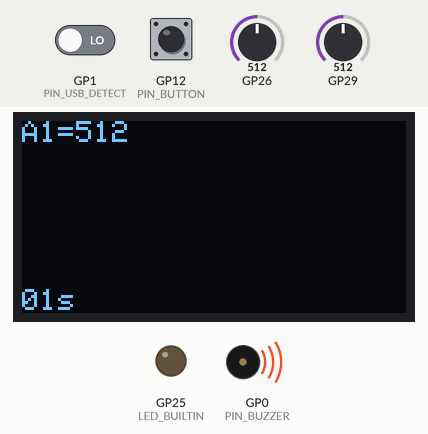
A sketch run on a simulated Raspberry Pi Pico. On the bench: 128×64 one-colour display, output pins drawn as LEDs (lit = HIGH), buzzer (waves = sounding). Dashed ring = blinking. Inputs (shaded band) come from the test bench; at power-on: GP26 = 512, GP29 = 512, GP1 (PIN_USB_DETECT) LOW, GP12 (PIN_BUTTON) HIGH.

Above: at 1.2 s.
1.3 s: GP26 set to 472
At 2.4 s:
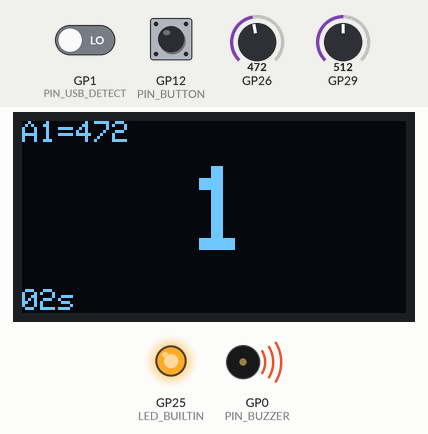
4.3 s: GP29 set to 749
6.3 s: GP29 set to 782
At 8.61 s:
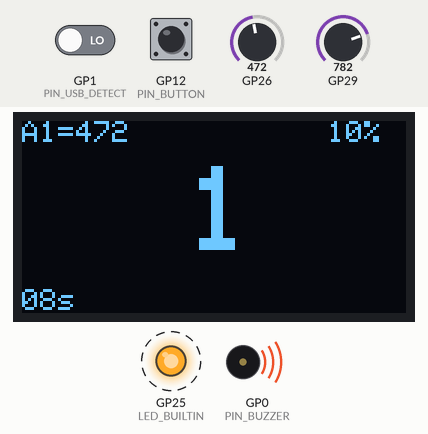
8.7 s: GP1 (PIN_USB_DETECT) driven HIGH
At 10.46 s:
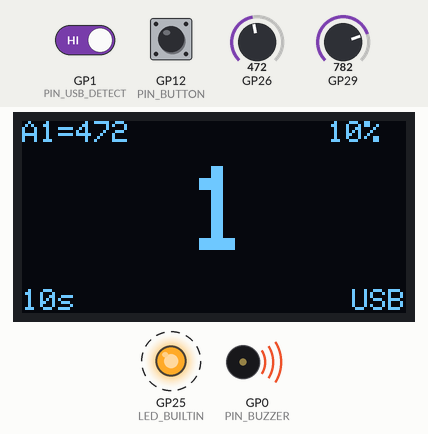
11.2 s: GP29 set to 716
At 12.31 s:
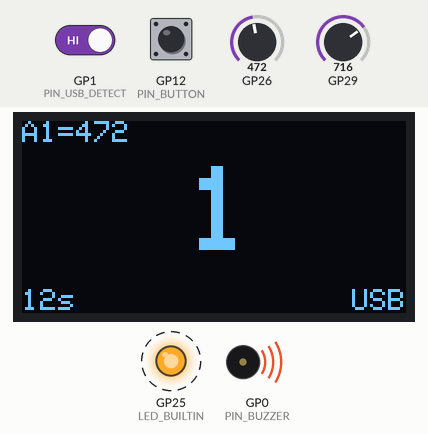
13.6 s: GP12 (PIN_BUTTON) pulled LOW for 1 s
At 14.8 s:
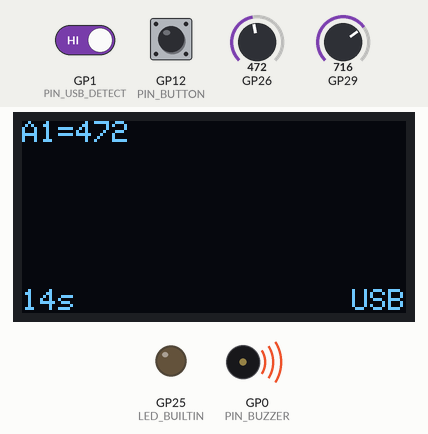
Timing chart, 0 to 16.6 s (numbered marks = the images above; inputs shaded):
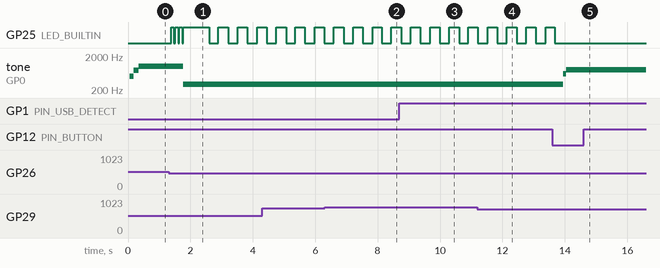

The sketch:

main_v2.ino
```cpp
#define SETUP_MESSAGE "BLINKOMETER_V2@RP2040 (Valkor 2026-1-28)"

//TODO why batt percent only even numbers

#define PIN_USB_DETECT 1

#define PIN_BUTTON 12
#include "button.hpp"
Button button(PIN_BUTTON, 333);//ms for flicker counter reset

#define PIN_OLED_SDA 8
#define PIN_OLED_SCL 9
#include "oled.hpp"
Display oled(PIN_OLED_SDA, PIN_OLED_SCL);

#include "nitsmeter.hpp"
NitsMeter sensor1(26); //TODO use other sensor?

#include "buzzer.hpp"
#define PIN_BUZZER 0
Buzzer buzzer(PIN_BUZZER);

#include "voltmeter.hpp"
Voltmeter voltmeter(29);

static uint32_t flicker_count = 0;
static uint32_t last_stopwatch_ms = 0;
static uint32_t stopwatch_seconds = 0;
//static uint32_t last_save_ms = 0;
//static constexpr uint32_t autosave_interval_ms = 600000; // 10 min


//#include <EEPROM.h>

// struct saved_data_t {
//     uint32_t flicker_count;
//     uint16_t hours;
//     uint8_t minutes;
//     uint32_t crc;
// };
// static saved_data_t saved_data;

// uint32_t crc32(const uint8_t *data, size_t len) {
//     uint32_t crc = 0xFFFFFFFF;
//     while (len--) {
//         crc ^= *data++;
//         for (uint8_t i = 0; i < 8; i++)
//             crc = (crc >> 1) ^ (0xEDB88320 & (-(crc & 1)));
//     }
//     return ~crc;
// }

void setup() {
    Serial.begin(9600);
    //EEPROM.begin(sizeof(saved_data_t));

    //EEPROM.get(0, saved_data);
    // uint32_t calc_crc = crc32(
    //     (uint8_t *)&saved_data,
    //     sizeof(saved_data_t) - sizeof(uint32_t)
    // );

    // if (calc_crc == saved_data.crc) {
    //     flicker_count = saved_data.flicker_count;
    //     stopwatch_seconds =
    //         (uint32_t)saved_data.hours * 3600 +
    //         (uint32_t)saved_data.minutes * 60;
    // }else{
    //     //crc fail, loaded data is corrupt
    // }

    oled.begin();
    buzzer.effect_turnon();
    pinMode(PIN_USB_DETECT, INPUT_PULLDOWN);

    if (flicker_count){//if loaded in value is >0, tell the oled
        oled.set_flicker(flicker_count);
    }
}


void flicker(uint16_t a = 1){
	if (a == 1){ //if no input, just increment
		flicker_count++;
	}else if (a == 0){//if input is 0, reset
		flicker_count = 0;
	}
	oled.set_flicker(flicker_count);
    //save_data();
}//flicker

// void save_data() {
//     uint16_t hours = stopwatch_seconds / 3600;
//     uint8_t minutes = (stopwatch_seconds / 60) % 60;

//     saved_data.flicker_count = flicker_count;
//     saved_data.hours = hours;
//     saved_data.minutes = minutes;
//     saved_data.crc = crc32(
//         (uint8_t *)&saved_data,
//         sizeof(saved_data_t) - sizeof(uint32_t)
//     );

//     EEPROM.put(0, saved_data);
//     EEPROM.commit();
//     last_save_ms = millis();
//     Serial.println("save");
// }


void loop() {
    bool USB_connected = digitalRead(PIN_USB_DETECT);
    // if (voltmeter.get_status() == BATTERY_LOW and not USB_connected) {
    //    shutdown();
    // }
    voltmeter.operate();
    if (button.operate() == BUTTON_HOLD){
        if (flicker_count == 0){
            stopwatch_seconds = 0;
            last_stopwatch_ms = millis(); // reset timer reference
            buzzer.effect_reset2();
            //save_data();
        }else{
            flicker(0);
            buzzer.effect_reset();
        }


    }//button held
    buzzer.operate(flicker_count > 0);
    sensor1.operate();
    uint16_t adc = sensor1.get_adc();
    oled.set_adc_channel(1);
    if (sensor1.get_flicker() > 0){
        flicker();
        buzzer.effect_flicker();
    }//flicker detected

    uint32_t now = millis();
    if (now - last_stopwatch_ms >= 1000) {
        last_stopwatch_ms += 1000;  // advance exactly 1 second per tick
        stopwatch_seconds++;
    }
    uint8_t seconds = stopwatch_seconds % 60;
    uint8_t minutes = (stopwatch_seconds / 60) % 60;
    uint16_t hours = stopwatch_seconds / 3600;

    oled.set_adc_value(adc);
    oled.set_battery(voltmeter.get_string(PERCENTAGE));
    oled.set_seconds(seconds);
    oled.set_minutes(minutes);
    oled.set_hours(hours);
    oled.set_USB(USB_connected);

    oled.update();

    // if (now - last_save_ms > autosave_interval_ms) {
    //     save_data();
    // }


}//loop

// void shutdown(){
//     oled.battery_died();
//     digitalWrite(LED_BUILTIN, LOW);
//     noTone(PIN_BUZZER);

//     save_data();

//     while (true) {
//         __wfi();
//     }
// }
```

button.hpp
```cpp
// valkor 2026-1-24
//only registers clicks and holds (holds do not require button release)
#pragma once
#include <Pushbutton.h>

enum BUTTON_STATE : uint8_t {
	BUTTON_IDLE,
	BUTTON_HOLD,
	BUTTON_CLICK
};

class Button {
private:
	Pushbutton button;
	unsigned long press_start_ms = 0;
	unsigned long hold_time_ms;
	bool hold_fired = false;

public:
	// hold_time_ms = threshold in milliseconds
	Button(uint8_t pin, unsigned long hold_time_ms)
		: button(pin), hold_time_ms(hold_time_ms) {}

BUTTON_STATE operate() {
	unsigned long now = millis();

	// button pressed
	if (button.isPressed()) {
		if (press_start_ms == 0) {
			press_start_ms = now;
			hold_fired = false;
		}

		if (!hold_fired && (now - press_start_ms >= hold_time_ms)) {
			hold_fired = true;
			return BUTTON_HOLD;
		}

		return BUTTON_IDLE;
	}

	// button not pressed -> reset press tracking
	if (press_start_ms != 0) {
		unsigned long held_ms = now - press_start_ms;
		press_start_ms = 0;

		if (!hold_fired && held_ms < hold_time_ms) {
			return BUTTON_CLICK;
		}
	}

	return BUTTON_IDLE;
}

};//Button
```

buzzer.hpp
```cpp
#include <Arduino.h>

class Buzzer {
public:
	explicit Buzzer(uint8_t buzzer_pin)
		: buzzer_pin(buzzer_pin)
	{
		pinMode(buzzer_pin, OUTPUT);
		pinMode(LED_BUILTIN, OUTPUT);
		buzzer_off();
	}

	// effect triggers
	void effect_reset()   { start_sequence(seq_reset); }
	void effect_reset2()   { start_sequence(seq_reset2); }
	void effect_flicker() { start_sequence(seq_flicker); }
	void effect_turnoff() { start_sequence(seq_turnoff); }
	void effect_turnon()  { start_sequence(seq_turnon); }
	void effect_beep()  { start_sequence(seq_beep); }

	void operate(bool idle_blink = false) {
		if (active) {
			run_effect();
			return;
		}

		if (idle_blink) {
			run_idle_blink();
		} else {
			digitalWrite(LED_BUILTIN, LOW);
		}
	}

private:
	struct step {
		bool led_enable;
		bool sound_enable;
		uint16_t duration_ms;
		uint16_t frequency_hz;
	};

	// effect data (top-level)
	static constexpr step seq_reset[] = {
		{ false, true,  80, 600 },
		{ false, true,  160, 800 },
	};
	static constexpr step seq_reset2[] = {
		{ false, true,  80, 640 },
		{ false, true,  160, 800 },
	};

	static constexpr step seq_flicker[] = {
		{ true,  true,  80, 1000 },
		{ false, false, 40,  0    },
		{ true,  true,  80, 1000 },
		{ false, false, 40,  0    },
		{ true,  true,  80, 1000 },
		{ false, false, 40,  0    },
		{ true,  true,  500, 300  },
	};

	static constexpr step seq_turnoff[] = {
		{ true, true, 700,  350 },
		{ true, true, 800,  150 },
		{ true, true, 1000, 50  },
	};

	static constexpr step seq_turnon[] = {
		{ false, true, 100, 500 },
		{ false, true, 150, 750 },
		{ false, true, 200, 1000 },
	};

	static constexpr step seq_beep[] = {
		{ false, true, 100, 850 },
	};


	uint8_t buzzer_pin;
	const step* current = nullptr;
	size_t step_count = 0;
	size_t step_index = 0;
	bool active = false;
	unsigned long step_start_ms = 0;

	bool idle_led_state = false;
	unsigned long idle_led_ms = 0;
	static constexpr uint16_t idle_blink_period_ms = 300;


	template <size_t N>
	void start_sequence(const step (&seq)[N]) {
		current = seq;
		step_count = N;
		step_index = 0;
		active = true;
		step_start_ms = millis();
		apply_step();
	}

	void run_effect() {
		unsigned long now = millis();
		if (now - step_start_ms < current[step_index].duration_ms) return;

		step_index++;
		if (step_index >= step_count) {
			buzzer_off();
			active = false;
			return;
		}

		step_start_ms = now;
		apply_step();
	}

	void apply_step() {
		if (current[step_index].sound_enable) {
			tone(buzzer_pin, current[step_index].frequency_hz);
		} else {
			noTone(buzzer_pin);
		}

		digitalWrite(
			LED_BUILTIN,
			current[step_index].led_enable ? HIGH : LOW
		);
	}

	void run_idle_blink() {
		unsigned long now = millis();
		if (now - idle_led_ms >= idle_blink_period_ms) {
			idle_led_ms = now;
			idle_led_state = !idle_led_state;
			digitalWrite(LED_BUILTIN, idle_led_state ? HIGH : LOW);
		}
	}

	void buzzer_off() {
		noTone(buzzer_pin);
		digitalWrite(LED_BUILTIN, LOW);
	}
};
```

nitsmeter.hpp
```cpp
class NitsMeter {
public:
	explicit NitsMeter(uint8_t pin)
		: pin(pin),
		last_flicker_time(0)
	{
		for (size_t i = 0; i < HISTORY_SIZE; i++) {
			adc_history[i] = 0;
		}
		last_read_time = 0;
		adc_sum = 0;
		flicker_start_ms = 0;
		flicker_end_ms = 0;
	}

    void operate(){
        unsigned long now = millis();
        if (now - last_read_time >= 1) { // read once per ms
            read_adc();
            check_flicker();
            last_read_time = now;
        }
    }

    uint16_t get_adc(){
        return adc_sum / HISTORY_SIZE;
    }

	uint16_t get_nits() {
		return map_lookup(get_adc());
	}

	unsigned long get_flicker() {
		if (flicker_start_ms > 0 && flicker_end_ms > 0) {
			unsigned long duration = flicker_end_ms - flicker_start_ms;
			flicker_start_ms = 0; // clear after reporting
            flicker_end_ms = 0; // clear after reporting
			return duration;
		}
		return 0;
	}

private:

  void read_adc() {
			adc_sum -= adc_history[history_index];
			adc_history[history_index] = analogRead(pin);
			adc_sum += adc_history[history_index];

			history_index = (history_index + 1) % HISTORY_SIZE;
	}

	void check_flicker() {
    uint16_t avg = adc_sum / HISTORY_SIZE;
    uint16_t current = adc_history[(history_index + HISTORY_SIZE - 1) % HISTORY_SIZE];

    unsigned long now = millis();

    // ignore detection if last flicker too recent
    if (now - last_flicker_time < 250) return;

    if (avg > current && (avg - current) > MAGNITUDE_THRESHOLD) {
        if (flicker_start_ms == 0) {
            flicker_start_ms = now;
        }
    } else {
        if (flicker_start_ms != 0 && flicker_end_ms == 0) {
            flicker_end_ms = now;
            last_flicker_time = flicker_end_ms; // mark end for rate limiting
        }
    }
	}


  uint16_t map_lookup(uint16_t in_val) const {
		if (in_val <= map_table[0].in_val) {
			return map_table[0].out_val;
		}
		if (in_val >= map_table[map_table_size - 1].in_val) {
			return map_table[map_table_size - 1].out_val;
		}
		for (size_t i = 0; i < map_table_size - 1; i++) {
			const auto &p1 = map_table[i];
			const auto &p2 = map_table[i + 1];
			if (in_val >= p1.in_val && in_val <= p2.in_val) {
				float ratio = float(in_val - p1.in_val) / float(p2.in_val - p1.in_val);
				return p1.out_val + ratio * (p2.out_val - p1.out_val);
			}
		}
		return 0;
	}

private:
	struct map_point_t {
		uint16_t in_val;
		uint16_t out_val;
	};

	static constexpr map_point_t map_table[] = {
		{20, 0},
		{136, 32},
		{152, 37},
		{174, 47},
		{191, 53},
		{211, 62},
		{262, 85},
		{289, 100},
		{319, 120},
		{354, 144},
		{401, 181},
		{433, 218},
		{453, 234},
		{493, 284},
		{562, 388},
		{623, 517},
		{682, 701},
		{1023, 1500}
	};

	static constexpr size_t map_table_size = sizeof(map_table) / sizeof(map_table[0]);
	static constexpr size_t HISTORY_SIZE = 50;
	static constexpr uint16_t MAGNITUDE_THRESHOLD = 20;

	unsigned long last_flicker_time;

	uint8_t pin;
	uint16_t adc_history[HISTORY_SIZE];
	size_t history_index = 0;
	uint32_t adc_sum;
	unsigned long last_read_time;

	unsigned long flicker_start_ms;
	unsigned long flicker_end_ms;
};
```

oled.hpp
```cpp
#include <Arduino.h>
#include <Wire.h>
#include <Adafruit_SSD1306.h>
#include "pico/multicore.h"
#include "pico/time.h"

class Display {
public:
	Display(uint8_t sda_pin, uint8_t scl_pin)
	  : oled(128, 64, &Wire, -1),
	    sda_pin(sda_pin),
	    scl_pin(scl_pin),
			adc_value(0),
	   	adc_channel(1),
    	flicker_count(0),
			seconds(0),
			minutes(0),
			hours(0),
    	last_frame_ms(0),
	    frame_ready(false)
	{}

	bool begin(uint8_t i2c_addr = 0x3C) {
		Wire.setSDA(sda_pin);
		Wire.setSCL(scl_pin);
		Wire.begin();

		Wire.beginTransmission(i2c_addr);
		if (Wire.endTransmission() != 0) {
			Serial.println("oled not detected");
			return false;
		}

		oled.begin(SSD1306_SWITCHCAPVCC, i2c_addr);
		oled.clearDisplay();
		oled.setTextSize(1);
		oled.setTextColor(SSD1306_WHITE);
		oled.setCursor(0, 0);
		oled.display();

		instance = this;
		multicore_launch_core1(core1_task);

		return true;
	}

	// call from core0 loop()
	void update() {
		if (frame_ready) {
			frame_ready = false;
			oled.display(); // i2c happens only here
		}
	}

	// setters callable from core0
	void set_adc_value(uint16_t value) { adc_value = value; }
	void set_adc_channel(uint16_t channel) { adc_channel = channel; }
	void set_flicker(uint16_t count) { flicker_count = count; }
	void set_seconds(uint8_t seconds) { this->seconds = seconds; }
	void set_minutes(uint8_t minutes) { this->minutes = minutes; }
	void set_hours(uint16_t hours) { this->hours = hours; }
	void set_battery(const char* text) {
	 	strncpy(battery, text, sizeof(battery) - 1);
	 	battery[sizeof(battery) - 1] = '\0';
	}
	void set_temperature(float temperature) { this->temperature = temperature; }
	void battery_died() {battery_dead = true;}
	void set_pause(bool paused) {this->paused = paused; }
	void set_USB(bool USB) {this->USB = USB; }

private:
	Adafruit_SSD1306 oled;
	uint8_t sda_pin;
	uint8_t scl_pin;

	volatile uint16_t adc_value;
	volatile uint16_t adc_channel;
	volatile uint16_t flicker_count;
	volatile uint8_t seconds;
	volatile uint8_t minutes;
	volatile uint16_t hours;
	char battery[8]; // e.g. "4.12V"
	volatile float temperature;
	bool battery_dead = false;
	bool paused = false;
	bool USB = false;

	volatile uint64_t last_frame_ms;
	volatile bool frame_ready;

	static volatile Display* instance;
	static constexpr uint64_t frame_interval_ms = 33;

	static void core1_task() {
		auto* self = const_cast<Display*>(instance);
		if (self) {
			self->core1_loop();
		}
	}

	void core1_loop() {
		while (true) {
			uint64_t now = to_ms_since_boot(get_absolute_time());
			if (now - last_frame_ms < frame_interval_ms) {
				sleep_ms(1);
				continue;
			}
			last_frame_ms = now;

			oled.clearDisplay();

			oled.setTextSize(1);
			oled.setCursor(102, 0);//98 for voltage
			oled.print(battery);
			if (battery_dead){
				oled.display();
				return;
			}

			oled.setTextSize(1);
			oled.setCursor(0, 0);
			oled.print("A");
			oled.print(adc_channel);
			oled.print("=");
			oled.print(adc_value);

			oled.setCursor(0, 56);
			if (hours > 0){
				if (hours <= 9) oled.print("0");
				oled.print(hours);
				oled.print("h");
			}
			if (minutes > 0 or hours > 0){
				if (minutes <= 9) oled.print("0");
				oled.print(minutes);
				oled.print("m");
			}
			if (seconds <= 9) oled.print("0");
			oled.print(seconds);
			oled.print("s");

			if (USB){
				oled.setCursor(110, 56);
				oled.print("USB PWR");
			}


			//oled.setCursor(80, 55);//98 for voltage
			//oled.println(int(temperature));

			if (flicker_count > 0){
				if (flicker_count <= 9 ){
					oled.setTextSize(4);
					oled.setCursor(55, 15);
					oled.print(flicker_count);
				}else if (flicker_count <= 99){
					oled.setTextSize(4);
					oled.setCursor(42, 18);
					oled.print(flicker_count);
				}else if (flicker_count <= 999){
					oled.setTextSize(3);
					oled.setCursor(39, 20);
					oled.print(flicker_count);
				}else if (flicker_count <= 9999){
					oled.setTextSize(3);
					oled.setCursor(31, 20);
					oled.print(flicker_count);
				}
			}else if (paused){
				oled.setTextSize(3);
				oled.setCursor(12, 20);
				oled.print("PAUSED");
			}

			frame_ready = true;
		}
	}


};

volatile Display* Display::instance = nullptr;
```

Source omitted: voltmeter.hpp (3547 bytes)

Measured:
- the behaviour switches between 491 and 490 on GP26 (found by bisection; images 0 and 1)
- the behaviour switches between 765 and 766 on GP29 (found by bisection; images 1 and 2)
- after the input at 1.3 s, tone on GP0 (PIN_BUZZER): 1000 Hz → 300 Hz after 0.47 s
- after the input at 6.3 s, the display: first changes after 0.52 s (image 2 shows a later state)
- after the input at 8.7 s, the display: first changes after 0.10 s (image 3 shows a later state)
- after the input at 13.6 s, GP25 (LED_BUILTIN): goes on until 13.7 s, then stays LOW; tone on GP0 (PIN_BUZZER): 300 Hz → 600 Hz after 0.35 s, → 800 Hz 0.10 s later
- what the display in image 3 shows lasts 0.9 s, from 10.1 s to 11.0 s
